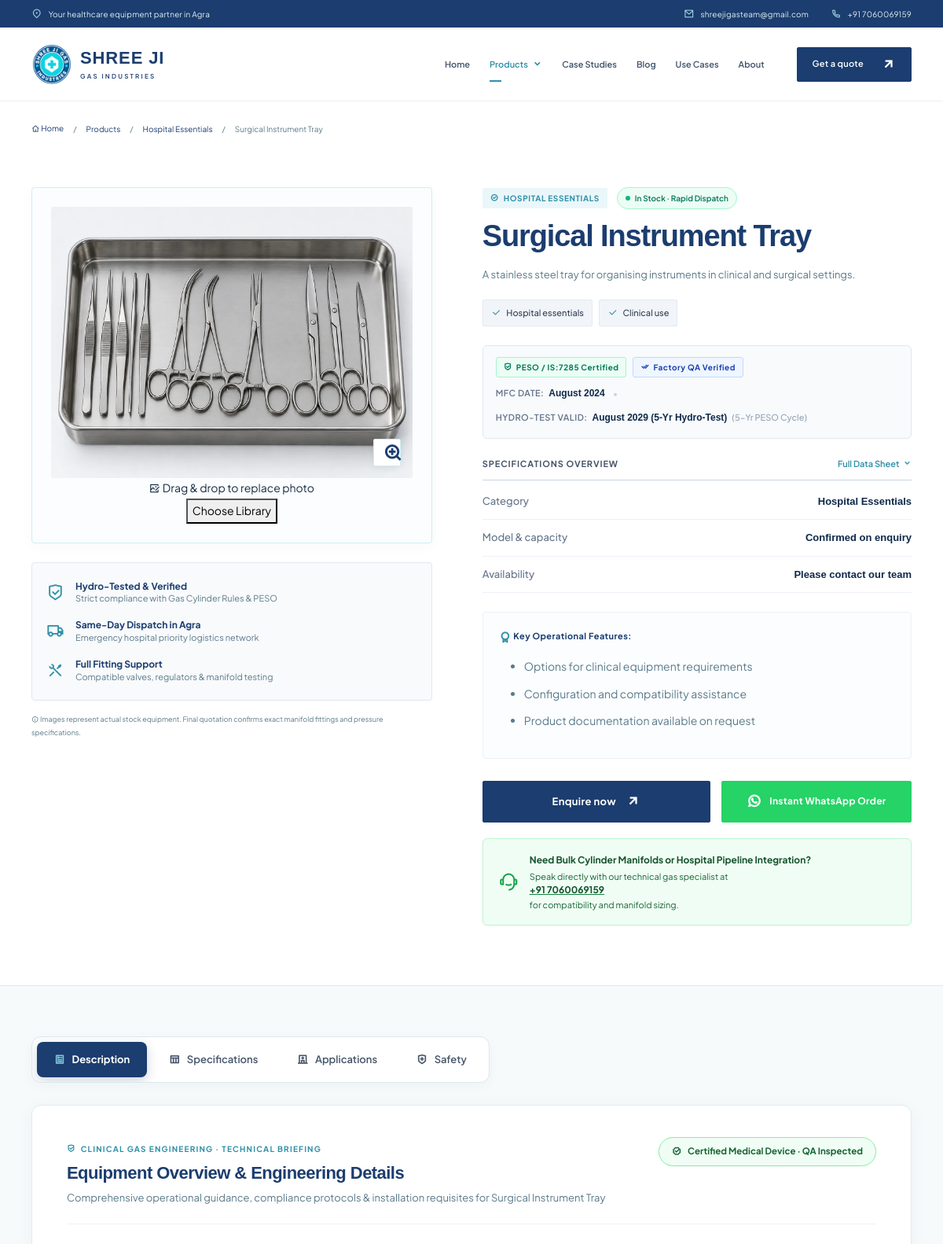
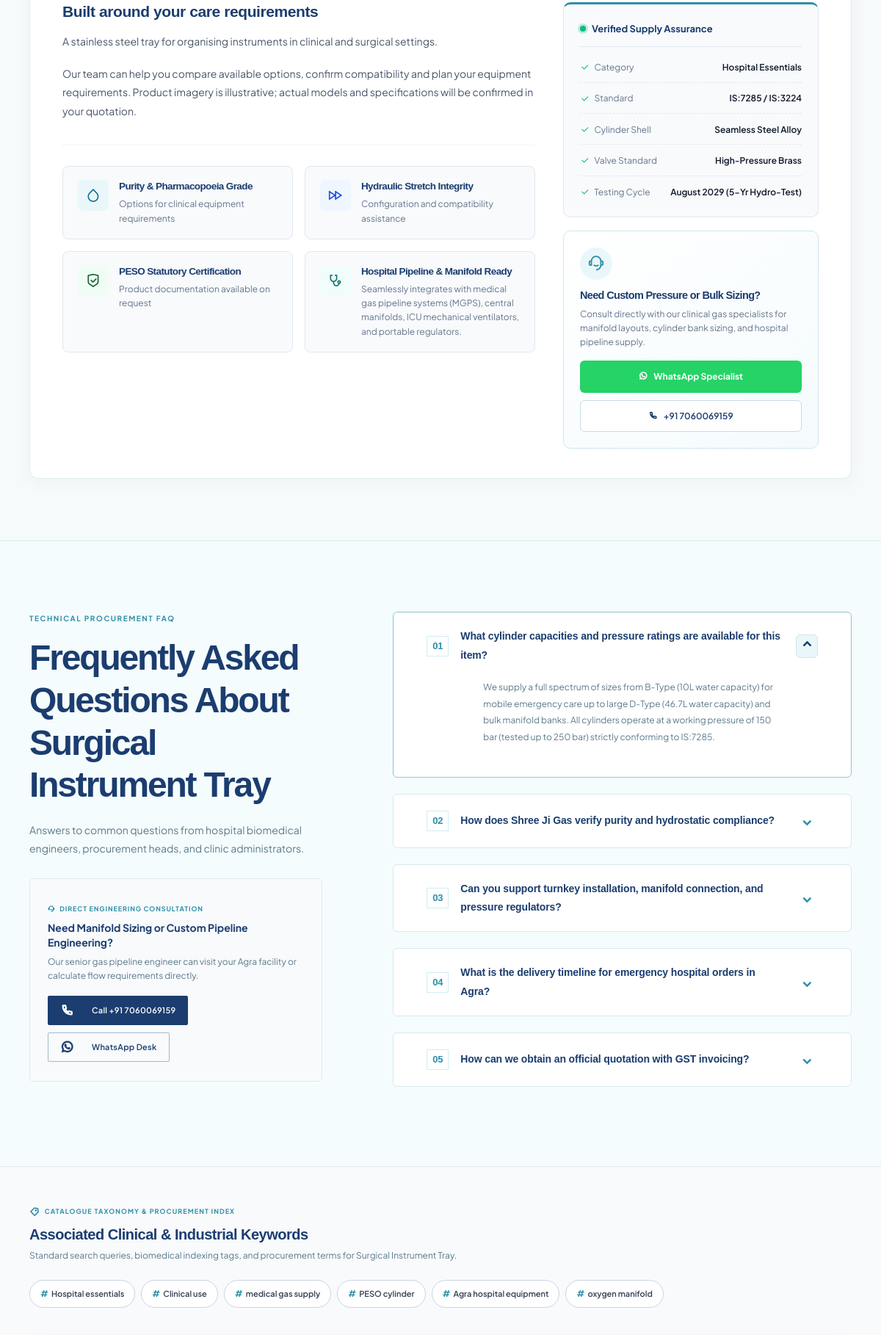
Page /products/surgical-instrument-tray (upper part) on the committed database (2 pictures, top to bottom).
### tables this page shows
CREATE TABLE `categories` (
  `id` int(11) NOT NULL AUTO_INCREMENT,
  `parent_id` int(11) DEFAULT NULL,
  `name` varchar(255) NOT NULL,
  `slug` varchar(255) NOT NULL,
  `icon` varchar(100) DEFAULT 'first-aid-kit-line',
  `description` text DEFAULT NULL,
  `sort_order` int(11) DEFAULT 0,
  PRIMARY KEY (`id`),
  UNIQUE KEY `slug` (`slug`)
);

CREATE TABLE `products` (
  `id` int(11) NOT NULL AUTO_INCREMENT,
  `cat_id` int(11) DEFAULT NULL,
  `name` varchar(255) NOT NULL,
  `slug` varchar(255) NOT NULL,
  `short_desc` text DEFAULT NULL,
  `description` text DEFAULT NULL,
  `specs` longtext DEFAULT NULL CHECK (json_valid(`specs`)),
  `tags` text DEFAULT NULL,
  `thumbnail` text DEFAULT NULL,
  `image_alt` varchar(255) DEFAULT NULL,
  `gallery` longtext DEFAULT NULL CHECK (json_valid(`gallery`)),
  `brochure_pdf` text DEFAULT NULL,
  `applications` text DEFAULT NULL,
  `faqs` text DEFAULT NULL,
  `features` text DEFAULT NULL,
  `is_featured` int(11) DEFAULT 0,
  `badge_label` varchar(100) DEFAULT NULL,
  `badge_type` varchar(40) DEFAULT NULL,
  `mfc_date` varchar(100) DEFAULT NULL,
  `exp_date` varchar(100) DEFAULT NULL,
  `keywords` text DEFAULT NULL,
  `status` varchar(30) DEFAULT 'draft',
  `sort_order` int(11) DEFAULT 0,
  `created_at` datetime DEFAULT current_timestamp(),
  PRIMARY KEY (`id`),
  UNIQUE KEY `slug` (`slug`)
);

### views/product/detail.php (the view, shortened to what the rows shown need)
<div class="product-page-wrapper">
    <div class="container">
        <nav class="breadcrumb" aria-label="Breadcrumb">
            <a href="<?= url() ?>"><?= icon('home-4-line') ?> Home</a>
            <span>/</span>
            <a href="<?= url('products') ?>">Products</a>
            <span>/</span>
            <a href="<?= url('categories/'.($category['slug']??'')) ?>"><?= e($category['name']??'Equipment') ?></a>
            <span>/</span>
            <span aria-current="page"><?= e($product['name']) ?></span>
        </nav>
    </div>
    <section class="product-detail container">
        <div class="product-gallery">
            <div class="product-gallery__main-wrap visual-image-container" data-field="thumbnail">
                <a href="<?= photo($product['thumbnail']) ?>" class="glightbox main-product-image" id="mainProductLink" data-gallery="product" aria-label="Enlarge technical photo of <?= e($product['name']) ?>">
                    <img id="mainProductImage" data-preview="thumbnail" src="<?= photo($product['thumbnail']) ?>" alt="<?= e($product['image_alt'] ?: $product['name']) ?>" width="800" height="600" fetchpriority="high">
                    <span class="product-gallery__zoom"><?= icon('zoom-in-line') ?> Inspect high-resolution</span>
                </a>
            </div>
        </div>
        <div class="product-info">
            <div class="product-info__header-meta">
                <span class="product-category-pill">
                    <?= icon('checkbox-circle-line') ?>
                    <?= e($category['name'] ?? 'Medical & Industrial Equipment') ?>
                </span>
                <span class="product-stock-pill">
                    <span class="stock-dot"></span> In Stock · Rapid Dispatch
                </span>
            </div>
            <h1 class="product-title" data-preview="name"><?= e($product['name']) ?></h1>
            <p class="lead-text" data-preview="short_desc"><?= e($product['short_desc']) ?></p>
            <?php if(!empty($product['tags'])): ?>
            <div class="product-tag-matrix" aria-label="Equipment features">
                <?php foreach(explode(',', $product['tags']) as $tag): if(trim($tag)==='') continue; ?>
                <span class="product-tag-chip"><?= icon('check-line') ?> <?= e(trim($tag)) ?></span>
                <?php endforeach ?>
            </div>
            <?php endif ?>
            <?php if(!empty($product['mfc_date']) || !empty($product['exp_date'])): ?>
            <div class="shopify-product-meta" aria-label="Statutory Certification and Dates">
                <div class="shopify-product-meta__tags">
                </div>
                <div class="shopify-product-meta__dates">
                    <?php if(!empty($product['mfc_date'])): ?>
                    <div class="shopify-date-item">
                        <span class="shopify-date-item__label">MFC Date:</span>
                        <strong class="shopify-date-item__value" data-preview="mfc_date"><?= e($product['mfc_date']) ?></strong>
                    </div>
                    <?php endif ?>
                    <?php if(!empty($product['exp_date'])): ?>
                    <div class="shopify-date-item">
                        <span class="shopify-date-item__label">Hydro-Test Valid:</span>
                        <strong class="shopify-date-item__value" data-preview="exp_date"><?= e($product['exp_date']) ?></strong>
                        <span class="shopify-date-item__note">(5-Yr PESO Cycle)</span>
                    </div>
                    <?php endif ?>
                </div>
            </div>
            <?php endif ?>
            <?php
            $specs = json_decode($product['specs'] ?: '{}', true) ?: [];
            if(!empty($specs)):
            ?>
            <div class="shopify-specs-table" aria-label="Key Technical Specifications">
                <div class="shopify-specs-table__header">
                </div>
                <dl class="shopify-specs-list">
                    <?php
                    $previewSpecs = array_slice($specs, 0, 4, true);
                    foreach($previewSpecs as $label => $val):
                    ?>
                    <div class="shopify-spec-row">
                        <dt class="shopify-spec-name"><?= e($label) ?></dt>
                        <dd class="shopify-spec-val" data-spec-key="<?= e($label) ?>"><?= e($val) ?></dd>
                    </div>
                    <?php endforeach ?>
                </dl>
            </div>
            <?php endif ?>
            <?php if(!empty($product['features'])): ?>
            <div class="product-key-points">
                <span class="product-key-points__title"><?= icon('award-line') ?> Key Operational Features:</span>
                <div class="prose product-features-content" data-preview="features">
                    <?= rich($product['features']) ?>
                </div>
            </div>
            <?php endif ?>
            <div class="product-procurement-deck">
                <button type="button" class="btn btn-primary btn-quote-action" data-bs-toggle="modal" data-bs-target="#enquiryModal" data-product="<?= e($product['name']) ?>">
                </button>
                <a class="btn btn-whatsapp-action" target="_blank" rel="noopener" href="https://wa.me/<?= e(preg_replace('/\D/','',setting('whatsapp'))) ?>?text=<?= rawurlencode('Hello Shree Ji Gas Industries, I would like to inquire about specifications, pricing, and availability for: '.$product['name']) ?>">
                </a>
            </div>
            <div class="product-dispatch-callout">
                <span class="dispatch-callout__icon"><?= icon('customer-service-2-line') ?></span>
                <div class="dispatch-callout__text">
                </div>
            </div>
        </div>
    </section>
    <section class="section section-tint product-dossier-section">
        <div class="container" x-data="{tab:'description'}">
            <div class="tab-panel dossier-panel dossier-panel--full" id="panel-description" role="tabpanel" aria-labelledby="tab-description" x-show="tab==='description'">
                <div class="dossier-panel__header dossier-panel__header--flex">
                    <div>
                        <span class="dossier-eyebrow"><?= icon('shield-check-line') ?> Clinical Gas Engineering · Technical Briefing</span>
                        <h3>Equipment Overview &amp; Engineering Details</h3>
                        <p>Comprehensive operational guidance, compliance protocols &amp; installation requisites for <?= e($product['name']) ?></p>
                    </div>
                </div>
                <div class="dossier-desc-grid">
                    <div class="dossier-desc-main">
                        <div class="dossier-prose" data-preview="description">
                            <?= rich($product['description'] ?: $product['short_desc']) ?>
                        </div>
                    </div>
                    <aside class="dossier-desc-sidebar">
                        <div class="dossier-sidebar-card dossier-sidebar-card--assurance">
                            <div class="sidebar-card__header">
                                <span class="pulse-indicator"></span>
                                <strong data-preview="badge_label"><?= e(!empty($product['badge_label']) ? $product['badge_label'] : 'Verified Supply Assurance') ?></strong>
                            </div>
                            <ul class="dossier-meta-list">
                                <li>
                                    <span class="meta-label"><?= icon('check-line') ?> Category</span>
                                    <strong class="meta-value" data-spec-key="Category"><?= e($specs['Category'] ?? ($category['name'] ?? 'Medical Gas')) ?></strong>
                                </li>
                                <li>
                                    <span class="meta-label"><?= icon('check-line') ?> Standard</span>
                                    <strong class="meta-value" data-spec-key="Standard"><?= e($specs['Standard'] ?? 'IS:7285 / IS:3224') ?></strong>
                                </li>
                                <li>
                                    <span class="meta-label"><?= icon('check-line') ?> Cylinder Shell</span>
                                    <strong class="meta-value" data-spec-key="Cylinder Shell"><?= e($specs['Cylinder Shell'] ?? 'Seamless Steel Alloy') ?></strong>
                                </li>
                                <li>
                                    <span class="meta-label"><?= icon('check-line') ?> Valve Standard</span>
                                    <strong class="meta-value" data-spec-key="Valve Standard"><?= e($specs['Valve Standard'] ?? 'High-Pressure Brass') ?></strong>
                                </li>
                                <li>
                                    <span class="meta-label"><?= icon('check-line') ?> Testing Cycle</span>
                                    <strong class="meta-value" data-spec-key="Testing Cycle"><?= e($specs['Testing Cycle'] ?? (!empty($product['exp_date']) ? $product['exp_date'] : '5-Yr PESO Hydro-Test')) ?></strong>
                                </li>
                            </ul>
                        </div>
                        <div class="dossier-sidebar-card dossier-sidebar-card--inquiry">
                            <div class="inquiry-card-icon">
                                <?= icon('customer-service-2-line') ?>
                            </div>
                            <h4 data-spec-key="Inquiry Title"><?= e($specs['Inquiry Title'] ?? 'Need Custom Pressure or Bulk Sizing?') ?></h4>
                            <p data-spec-key="Inquiry Text"><?= e($specs['Inquiry Text'] ?? 'Consult directly with our clinical gas specialists for manifold layouts, cylinder bank sizing, and hospital pipeline supply.') ?></p>
                            <div class="inquiry-card-actions">
                                <a href="https://wa.me/<?= e(preg_replace('/[^0-9]/','',setting('whatsapp') ?: setting('phone'))) ?>?text=<?= urlencode('Hi Shree Ji Gas, I am inquiring about technical specifications for '.$product['name']) ?>" class="btn-whatsapp-dossier" target="_blank" rel="noopener">
                                </a>
                                <a href="tel:<?= e(preg_replace('/\s/','',setting('phone'))) ?>" class="btn-phone-dossier">
                                </a>
                            </div>
                        </div>
                    </aside>
                </div>
            </div>
        </div>
    </section>
    <section class="section section-tint product-faq-section">
        <div class="container faq-layout">
            <div class="faq-intro">
                <span class="eyebrow" data-spec-key="FAQ Eyebrow"><?= e($specs['FAQ Eyebrow'] ?? 'TECHNICAL PROCUREMENT FAQ') ?></span>
                <h2 data-spec-key="FAQ Heading"><?= e($specs['FAQ Heading'] ?? ('Frequently Asked Questions About '.$product['name'])) ?></h2>
                <p data-spec-key="FAQ Subtitle"><?= e($specs['FAQ Subtitle'] ?? 'Answers to common questions from hospital biomedical engineers, procurement heads, and clinic administrators.') ?></p>
                <div class="faq-consultation-strip">
                    <div class="faq-consultation-strip__lead">
                    </div>
                    <div class="faq-consultation-strip__actions">
                    </div>
                </div>
            </div>
        </div>
    </section>
    <?php
    $keywordsList = [];
    if (!empty($product['keywords'])) {
        $keywordsList = array_filter(array_map('trim', explode(',', $product['keywords'])));
    }
    if (!empty($keywordsList)):
    ?>
    <section class="product-taxonomy-section" aria-label="Clinical Indexing and Equipment Taxonomy">
        <div class="container">
            <div class="product-taxonomy-strip">
                <div class="product-taxonomy-strip__meta">
                    <span class="taxonomy-kicker"><?= icon('price-tag-3-line') ?> CATALOGUE TAXONOMY &amp; PROCUREMENT INDEX</span>
                    <h3>Associated Clinical &amp; Industrial Keywords</h3>
                    <p>Standard search queries, biomedical indexing tags, and procurement terms for <?= e($product['name']) ?>.</p>
                </div>
                <div class="product-taxonomy-strip__tags" aria-label="Product search terms">
                    <?php foreach($keywordsList as $kw): ?>
                    <span class="taxonomy-tag">
                        <span class="taxonomy-tag__hash">#</span><?= e($kw) ?>
                    </span>
                    <?php endforeach ?>
                </div>
            </div>
        </div>
    </section>
    <?php endif ?>
</div>

### rows in the picture
categories: name "Hospital Essentials", name "HOSPITAL ESSENTIALS"
products: name "Surgical Instrument Tray", thumbnail (picture), short_desc "A stainless steel tray for organising instruments in clinical and surgical settings.", tags "Hospital essentials", tags "Clinical use", mfc_date "August 2024", exp_date "August 2029 (5-Yr Hydro-Test)", specs "Hospital Essentials", specs "Confirmed on enquiry", specs "Please contact our team", features "Options for clinical equipment requirements Configuration and compatibility assistance Product documentation available on request", description "Built around your care requirements A stainless steel tray for organising instruments in clinical and surgical settings. Our team can help you compare available options, confirm compatibility and plan your equipment requirements. Product imagery is illustrative; actual models and specifications will be confirmed in your quotation.", badge_label "Verified Supply Assurance", specs "IS:7285 / IS:3224", specs "Seamless Steel Alloy", specs "High-Pressure Brass", specs "Need Custom Pressure or Bulk Sizing?", specs "Consult directly with our clinical gas specialists for manifold layouts, cylinder bank sizing, and hospital pipeline supply.", specs "TECHNICAL PROCUREMENT FAQ", specs+name "Frequently Asked Questions About Surgical Instrument Tray", specs "Answers to common questions from hospital biomedical engineers, procurement heads, and clinic administrators.", keywords "Hospital essentials", keywords "Clinical use", keywords "medical gas supply", keywords "PESO cylinder", keywords "Agra hospital equipment", keywords "oxygen manifold"

### other values in the picture
setting('email') "shreejigasteam@gmail.com"
setting('phone') "+91 7060069159"
$label "Home"
$label "Case Studies"
$label "Blog"
$label "Use Cases"
$label "About"
$label "Category"
$label "Model & capacity"
$label "Availability"
$cap['title'] "Purity & Pharmacopoeia Grade"
$cap['desc'] "Options for clinical equipment requirements"
$cap['title'] "Hydraulic Stretch Integrity"
$cap['desc'] "Configuration and compatibility assistance"
$cap['title'] "PESO Statutory Certification"
